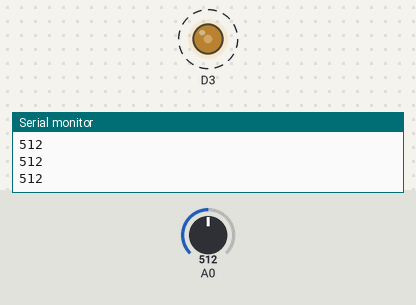
Recording of a sketch running on a simulated ESP8266 (NodeMCU). Parts: output pins drawn as LEDs (lit = HIGH), the last lines printed to the serial monitor. Dashed ring = blinking. The inputs (shaded band) are chosen by the test bench; at power-on: A0 = 512.

Above: at 1.2 s.
1.3 s: A0 set to 317
4.3 s: A0 set to 290
At 5.0 s:
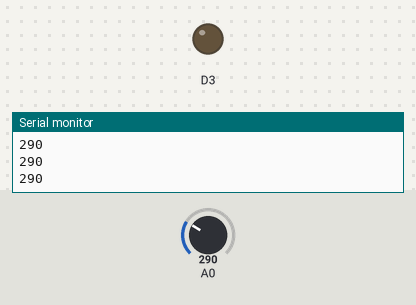
5.9 s: A0 set to 306
At 6.05 s:
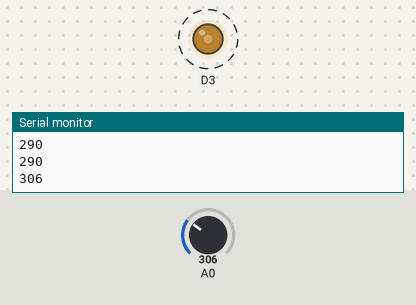
8.9 s: A0 set to 122
Timing chart, 0 to 11.4 s (numbered marks = the images above; inputs shaded):
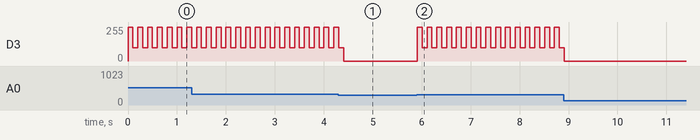

Measured:
- the behaviour switches between 301 and 300 on A0 (found by bisection; images 0 and 1)
- after the input at 5.9 s, D3: alternates 255/255 for 0.10 s and 100/255 for 0.10 s, starting at once
- by itself, D3: alternates 255/255 for 0.10 s and 100/255 for 0.10 s

The sketch:

L_011_ESP8266_security_laser.ino
```cpp
void setup()
{
  Serial.begin(9600);
  analogWrite(D3, 0);
}

int val;
void loop()
{
    val=analogRead(A0);
    Serial.println(val);
    if(val>300){
         analogWrite(D3, 500);
         delay(100);
         analogWrite(D3, 100);
         delay(100);
    }
    analogWrite(D3, 0);
}
```
